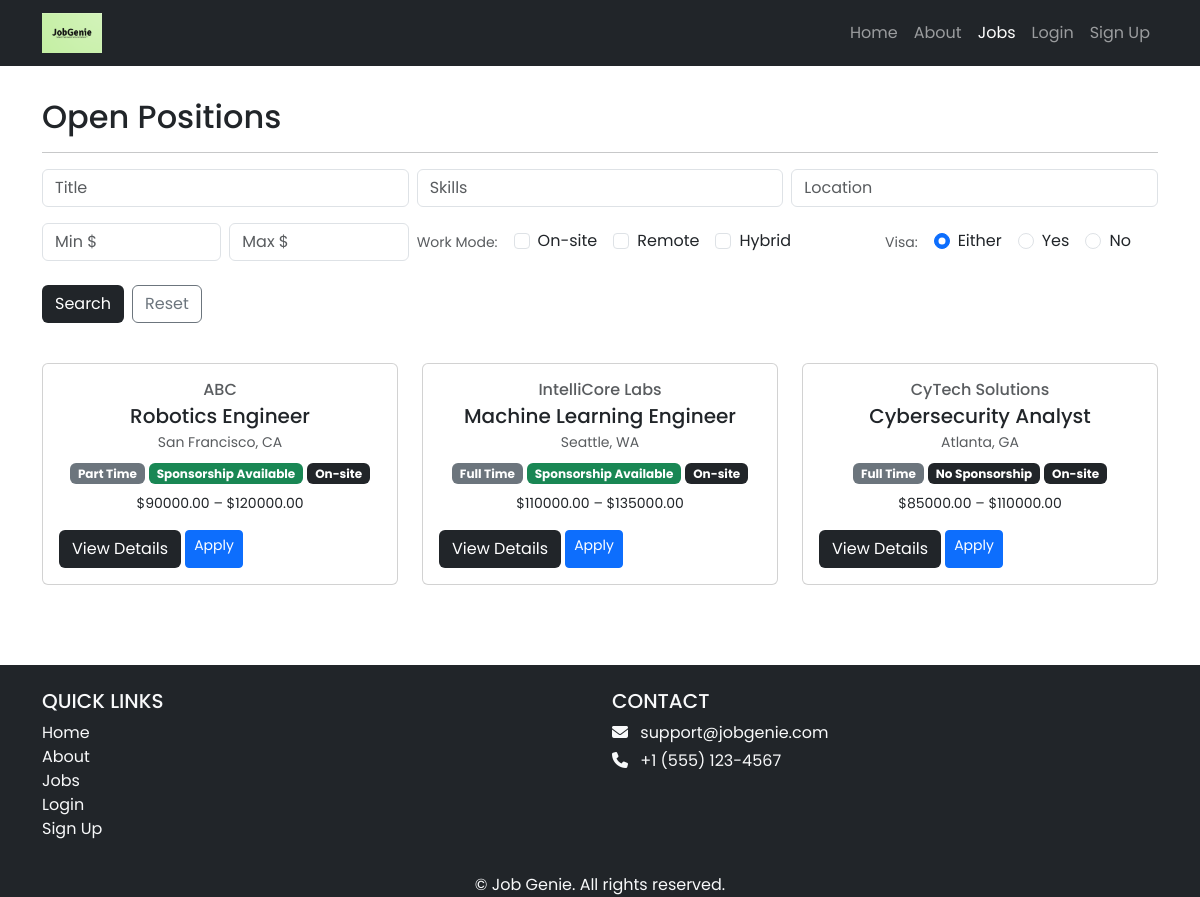
The app's page /jobs/, older data.
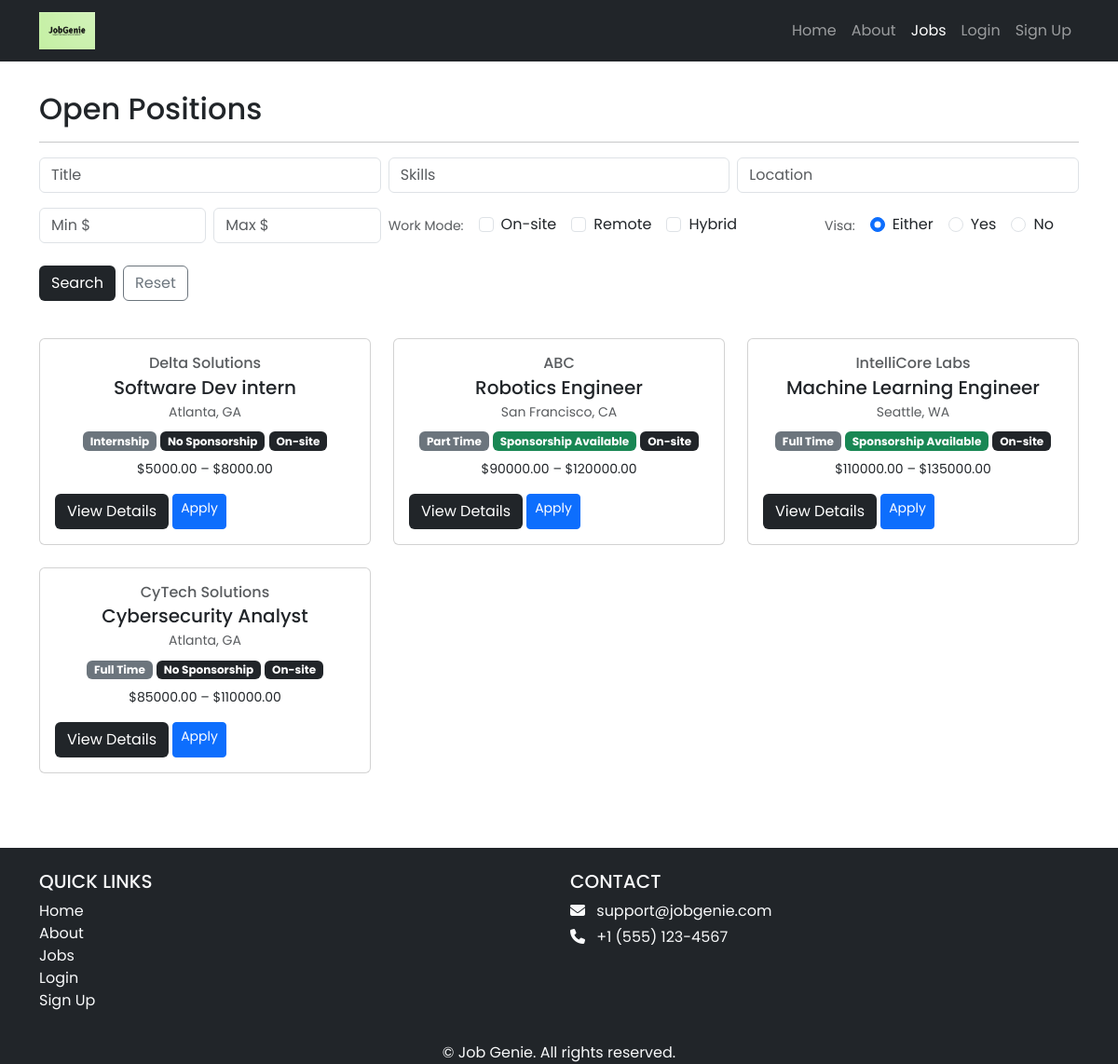
The same page, newer data.
### jobs/models.py (models this page shows, shortened)
class Job(models.Model):
    JOB_TYPES = [
        ('FT', 'Full Time'),
        ('PT', 'Part Time'),
        ('IN', 'Internship'),
        ('CT', 'Contractor'),
    ]
    REMOTE_TYPES = [
        ('ON', 'On-site'),
        ('RE', 'Remote'),
        ('HY', 'Hybrid'),
    ]
    SPONSORSHIP_OPT = [
        ('YES', 'Sponsorship Available'),
        ('NO', 'No Sponsorship'),
    ]
    recruiter = models.ForeignKey(
    Recruiter,
    on_delete=models.CASCADE,
    related_name="jobs",
    null=True,
    blank=True
    )
    title = models.CharField(max_length=255)
    company_name = models.CharField(max_length=255, blank=True, default="")
    skills = models.TextField(help_text="List required skills, separated by commas", blank=True, default="")
    location = models.CharField(max_length=255)
    salary_min = models.DecimalField(max_digits=10, decimal_places=2, null=True, blank=True)
    salary_max = models.DecimalField(max_digits=10, decimal_places=2, null=True, blank=True)
    job_type = models.CharField(max_length=2, choices=JOB_TYPES)
    visa_sponsorship = models.CharField(max_length=3, choices=SPONSORSHIP_OPT, default='NO')
    remote_type = models.CharField(max_length=2, choices=REMOTE_TYPES, default='ON')
    created_at = models.DateTimeField(auto_now_add=True)
    updated_at = models.DateTimeField(auto_now=True)
    class Meta:
        indexes = [
            models.Index(fields=['job_type']),
            models.Index(fields=['remote_type']),
            models.Index(fields=['location']),
        ]
        ordering = ['-created_at']

### jobs/views.py (the view)
# urls.py: path('', JobListView.as_view(), name='job_list'),
class JobListView(ListView):
    model = Job
    template_name = 'jobs/job_list.html'
    context_object_name = 'jobs'
    paginate_by = 12
    def get_queryset(self):
        qs = Job.objects.all().order_by('-created_at')
        g = self.request.GET
        user = self.request.user
        if g.get('title'):
            qs = qs.filter(title__icontains=g['title'])
        if g.get('location'):
            qs = qs.filter(location__icontains=g['location'])
        if g.get('skills'):
            raw = g['skills'].replace(',', ' ')
            tokens = [t.strip() for t in raw.split() if t.strip()]
            if tokens:
                qs = qs.filter(reduce(operator.or_, (Q(skills__icontains=t) for t in tokens)))
        job_types = g.getlist('job_type')
        if job_types:
            qs = qs.filter(job_type__in=job_types)
        remote_types = g.getlist('remote_type')
        if remote_types:
            qs = qs.filter(remote_type__in=remote_types)
        visa = g.get('visa')
        if visa in ('YES', 'NO'):
            qs = qs.filter(visa_sponsorship=visa)
        min_salary = g.get('min_salary')
        max_salary = g.get('max_salary')
        if min_salary:
            qs = qs.filter(Q(salary_max__isnull=True) | Q(salary_max__gte=min_salary))
        if max_salary:
            qs = qs.filter(Q(salary_min__isnull=True) | Q(salary_min__lte=max_salary))
        if user.is_authenticated and getattr(user.userprofile, 'role', None) == 'JOB_SEEKER':
            applied = Application.objects.filter(candidate=user)
            applied_dict = {app.job_id: app for app in applied}
            for job in qs:
                job.my_application = applied_dict.get(job.id)
        return qs
    def get_context_data(self, **kwargs):
        ctx = super().get_context_data(**kwargs)
        g = self.request.GET
        ctx['filter_form'] = JobFilterForm(g or None)
        ctx['selected_remote_types'] = g.getlist('remote_type')
        ctx['selected_visa'] = g.get('visa', '')
        return ctx

### jobs/templates/jobs/job_list.html (shortened to what this page needs)
{% extends 'base.html' %}
{% load static %}
{% block content %}
<div class="p-3">
  <div class="container">
    <div class="row mt-3">
      <div class="col mx-auto mb-3">
        <h2>Open Positions</h2>
        <hr />
        <form method="GET" class="mb-3">
          <div class="row g-2">
            <div class="col-12 col-md-4">
              <input type="text" class="form-control" name="title"
                     value="{{ request.GET.title }}" placeholder="Title">
            </div>
            <div class="col-12 col-md-4">
              <input type="text" class="form-control" name="skills"
                     value="{{ request.GET.skills }}" placeholder="Skills">
            </div>
            <div class="col-12 col-md-4">
              <input type="text" class="form-control" name="location"
                     value="{{ request.GET.location }}" placeholder="Location">
            </div>
          </div>
          <div class="row g-2 mt-2 align-items-center">
            <div class="col-12 col-md-4 d-flex gap-2">
              <input type="number" step="0.01" class="form-control" name="min_salary"
                     value="{{ request.GET.min_salary }}" placeholder="Min $">
              <input type="number" step="0.01" class="form-control" name="max_salary"
                     value="{{ request.GET.max_salary }}" placeholder="Max $">
            </div>
            <div class="col-12 col-md-5 d-flex flex-wrap align-items-center gap-3">
              <div class="small text-muted">Work Mode:</div>
              <label class="form-check">
                <input class="form-check-input" type="checkbox" name="remote_type" value="ON"
                       {% if 'ON' in selected_remote_types %}checked{% endif %}>
                <span class="form-check-label">On-site</span>
              </label>
              <label class="form-check">
                <input class="form-check-input" type="checkbox" name="remote_type" value="RE"
                       {% if 'RE' in selected_remote_types %}checked{% endif %}>
                <span class="form-check-label">Remote</span>
              </label>
              <label class="form-check">
                <input class="form-check-input" type="checkbox" name="remote_type" value="HY"
                       {% if 'HY' in selected_remote_types %}checked{% endif %}>
                <span class="form-check-label">Hybrid</span>
              </label>
            </div>
            <div class="col-12 col-md-3 d-flex flex-wrap align-items-center gap-3">
              <div class="small text-muted">Visa:</div>
              <label class="form-check">
                <input class="form-check-input" type="radio" name="visa" value=""
                       {% if not selected_visa %}checked{% endif %}>
                <span class="form-check-label">Either</span>
              </label>
              <label class="form-check">
                <input class="form-check-input" type="radio" name="visa" value="YES"
                       {% if selected_visa == 'YES' %}checked{% endif %}>
                <span class="form-check-label">Yes</span>
              </label>
              <label class="form-check">
                <input class="form-check-input" type="radio" name="visa" value="NO"
                       {% if selected_visa == 'NO' %}checked{% endif %}>
                <span class="form-check-label">No</span>
              </label>
            </div>
          </div>
          <div class="row g-2 mt-3">
            <div class="col-12 d-flex gap-2">
              <button class="btn bg-dark text-white" type="submit">Search</button>
              <a class="btn btn-outline-secondary" href="{% url 'job_list' %}">Reset</a>
            </div>
          </div>
        </form>
        <div class="row row-cols-1 row-cols-sm-2 row-cols-lg-3 row-cols-xxl-4 g-4 mt-2">
          {% for job in jobs %}
            <div class="col">
              <div class="card h-100 text-center position-relative">
                <div class="card-body p-3">
                  <h6 class="text-muted mb-1">{{ job.company_name }}</h6>
                  <h5 class="mb-1">{{ job.title }}</h5>
                  <div class="small text-muted mb-2">{{ job.location }}</div>
                  <div class="mb-2">
                    <span class="badge bg-secondary">{{ job.get_job_type_display }}</span>
                    <span class="badge {% if job.visa_sponsorship == 'YES' %}bg-success{% else %}bg-dark{% endif %}">
                      {{ job.get_visa_sponsorship_display }}
                    </span>
                    {% if job.remote_type %}
                      <span class="badge bg-dark">{{ job.get_remote_type_display }}</span>
                    {% endif %}
                </div>
                {% if job.salary_min or job.salary_max %}
                  <div class="small mb-3">
                    ${{ job.salary_min|default:"?" }} – ${{ job.salary_max|default:"?" }}
                  </div>
                {% endif %}
                <div class="mt-auto">
                  <div class="d-flex gap-1">
                    <a href="{% url 'job_detail' job.pk %}" class="btn bg-dark text-white">
                      View Details
                    </a>
                    {% if user.is_authenticated %}
                      {% if user.userprofile.role == 'JOB_SEEKER' %}
                        {% if job.my_application %}
                          <span class="btn btn-success btn-sm">Applied</span>
                        {% else %}
                          <a href="{% url 'job_detail' job.pk %}" class="btn btn-primary btn-sm">Apply</a>
                        {% endif %}
                      {% elif user.userprofile.role == 'RECRUITER' and user.recruiter_profile == job.recruiter %}
                        <a href="{% url 'job_edit' job.pk %}" class="btn btn-primary btn-sm">Edit</a>
                        <a href="{% url 'job_delete' job.pk %}" class="btn btn-danger btn-sm">Delete</a>
                      {% endif %}
                    {% else %}
                      <a href="{% url 'accounts.login' %}?next={% url 'job_detail' job.pk %}" class="btn btn-primary btn-sm">Apply</a>
                    {% endif %}
                  </div>
                </div>
              </div>
              </div>
            </div>
          {% empty %}
            <div class="col">
              <div class="alert alert-light border w-100">No jobs found.</div>
            </div>
          {% endfor %}
        </div>
    </div>
  </div>
</div>
{% endblock content %}

### jobgenie/templates/base.html (shortened to what this page needs)
<!DOCTYPE html>
<html>
{% load static %}
<head>
    <link href="https://cdn.jsdelivr.net/npm/bootstrap@5.3.3/dist/css/bootstrap.min.css" rel="stylesheet"
>
    <link rel="stylesheet" href="https://cdnjs.cloudflare.com/ajax/libs/font-awesome/6.1.1/css/all.min.css">
    <link rel="stylesheet" type="text/css" href="{% static 'css/style.css' %}">
</head>
<body>
    <header>
        <nav class="navbar navbar-expand-lg navbar-dark bg-dark">
            <div class="container">
                <a class="navbar-brand" href="{% url 'home.index' %}">
                    <img src="{% static 'img/logo.png' %}" alt="logo" height="40" />
                </a>
                <div class="collapse navbar-collapse" id="navbarNav">
                    <ul class="navbar-nav ms-auto">
                        <li class="nav-item">
                            <a class="nav-link {% if request.resolver_match.url_name == 'home.index' %}active{% endif %}"
                                href="{% url 'home.index' %}">Home</a>
                        </li>
                        <li class="nav-item">
                            <a class="nav-link {% if request.resolver_match.url_name == 'home.about' %}active{% endif %}"
                                href="{% url 'home.about' %}">About</a>
                        </li>
                        <li class="nav-item">
                            <a class="nav-link {% if request.path|slice:':6' == '/jobs/' %}active{% endif %}" href="{% url 'job_list' %}">Jobs</a>
                        </li>
                        {% if user.is_authenticated %}
                            {% if user.userprofile.role == "JOB_SEEKER" %}
                                <li class="nav-item">
                                    <a class="nav-link {% if request.resolver_match.url_name == 'profiles:view_profile' %}active{% endif %}"
                                        href="{% url 'profiles:view_profile' %}">My Profile</a>
                                </li>
                                <li class="nav-item">
                                    <a class="nav-link {% if request.resolver_match.url_name == 'my_applications' %}active{% endif %}"
                                        href="{% url 'my_applications' %}">My Applications</a>
                                </li>
                            {% elif user.userprofile.role == "RECRUITER" %}
                                <li class="nav-item">
                                    <a class="nav-link {% if request.resolver_match.url_name == 'recruiters:dashboard' %}active{% endif %}"
                                        href="{% url 'recruiters:dashboard' %}">Dashboard</a>
                                </li>
                                <li class="nav-item">
                                    <a class="nav-link {% if request.path|slice:':18' == '/profiles/jobseekers/' %}active{% endif %}"
                                        href="{% url 'profiles:jobseeker_list' %}">Job Seekers</a>
                                </li>
                            {% else %}
                                <li class="nav-item">
                                    <a class="nav-link" href="{% url 'accounts.signup' %}">Complete Profile</a>
                                </li>
                            {% endif %}
                            <li class="nav-item">
                                <a class="nav-link" href="{% url 'accounts.logout' %}">Logout ({{ user.username }})</a>
                            </li>
                        {% else %}
                            <li class="nav-item">
                                <a class="nav-link {% if request.resolver_match.url_name == 'accounts.login' %}active{% endif %}"
                                    href="{% url 'accounts.login' %}">Login</a>
                            </li>
                            <li class="nav-item">
                                <a class="nav-link {% if request.resolver_match.url_name == 'accounts.signup' %}active{% endif %}"
                                    href="{% url 'accounts.signup' %}">Sign Up</a>
                            </li>
                        {% endif %}
                    </ul>
                </div>
            </div>
        </nav>
    </header>
    <div>
        {% block content %}
        {% endblock content %}
    </div>
    <footer class="bg-dark text-light pt-4 mt-5">
        <div class="container text-center">
            <div class="row text-center text-md-start">
                <div class="col-md-6 mb-3">
                    <h5 class="text-uppercase">Quick Links</h5>
                    <ul class="list-unstyled">
                    <li><a href="{% url 'home.index' %}" class="text-light text-decoration-none">Home</a></li>
                    <li><a href="{% url 'home.about' %}" class="text-light text-decoration-none">About</a></li>
                    <li><a href="{% url 'job_list' %}" class="text-light text-decoration-none">Jobs</a></li>
                    {% if user.is_authenticated %}
                        {% if user.userprofile.role == "JOB_SEEKER" %}
                            <li><a href="{% url 'profiles:view_profile' %}" class="text-light text-decoration-none">My Profile</a></li>
                        {% elif user.userprofile.role == "RECRUITER" %}
                            <li><a href="{% url 'recruiters:dashboard' %}" class="text-light text-decoration-none">Dashboard</a></li>
                        {% endif %}
                        <li><a href="{% url 'accounts.logout' %}" class="text-light text-decoration-none">Logout</a></li>
                    {% else %}
                        <li><a href="{% url 'accounts.login' %}" class="text-light text-decoration-none">Login</a></li>
                        <li><a href="{% url 'accounts.signup' %}" class="text-light text-decoration-none">Sign Up</a>
                        </li>
                        {% endif %}
                    </ul>
                </div>
                <div class="col-md-6 mb-3">
                    <h5 class="text-uppercase">Contact</h5>
                    <p class="mb-1"><i class="fas fa-envelope me-2"></i> support@jobgenie.com</p>
                    <p class="mb-1"><i class="fas fa-phone me-2"></i> +1 (555) 123-4567</p>
                </div>
            </div>
            <p class="mb-0">&copy; {{ now|date:"Y" }} Job Genie. All rights reserved.</p>
        </div>
    </footer>
</body>
</html>

Row changes from the older to the newer data that the page shows:
added Job: company_name "Delta Solutions", title "Software Dev intern", location "Atlanta, GA", job_type "Internship", visa_sponsorship "No Sponsorship", remote_type "On-site", salary_min "5000.00", salary_max "8000.00"
